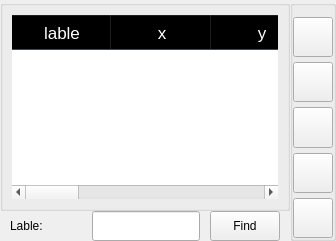
                  <widget class="QWidget" name="tab_4">
                   <property name="styleSheet">
                    <string notr="true"/>
                   </property>
                   <attribute name="title">
                    <string>1. Particle Search</string>
                   </attribute>
                   <layout class="QHBoxLayout" name="horizontalLayout_30">
                    <property name="spacing">
                     <number>0</number>
                    </property>
                    <property name="leftMargin">
                     <number>0</number>
                    </property>
                    <property name="topMargin">
                     <number>0</number>
                    </property>
                    <property name="rightMargin">
                     <number>0</number>
                    </property>
                    <property name="bottomMargin">
                     <number>0</number>
                    </property>
                    <item>
                     <layout class="QHBoxLayout" name="horizontalLayout_6" stretch="9,1">
                      <property name="spacing">
                       <number>0</number>
                      </property>
                      <item>
                       <layout class="QVBoxLayout" name="verticalLayout_5" stretch="7,1">
                        <item>
                         <widget class="QGroupBox" name="groupBox_8">
                          <property name="title">
                           <string/>
                          </property>
                          <layout class="QHBoxLayout" name="horizontalLayout_7">
                           <item>
                            <widget class="QTableWidget" name="tableWidget">
                             <property name="styleSheet">
                              <string notr="true">
QHeaderView                   
{
    background:  rgba(127, 143, 166,0.7); 
	min-height: 35px;    
    font-size:17px;	
	color: #fff;
}

QHeaderView::section{

}

/* 表格设置*/ 
QTableView{  /** QTableView设置 */
	color: #fff;
    border: none;
}

QTableWidget::item
{
    border-bottom:1px solid #aaa ;
}


QTableWidget::item
{
    color:white;
	background:transparent;
}
QTableWidget::item::selected
{
    color:white;
    background: rgba(255,255,255,0.2);
}</string>
                             </property>
                             <attribute name="horizontalHeaderMinimumSectionSize">
                              <number>30</number>
                             </attribute>
                             <column>
                              <property name="text">
                               <string>lable</string>
                              </property>
                             </column>
                             <column>
                              <property name="text">
                               <string>x</string>
                              </property>
                             </column>
                             <column>
                              <property name="text">
                               <string>y</string>
                              </property>
                             </column>
                             <column>
                              <property name="text">
                               <string>z</string>
                              </property>
                             </column>
                             <column>
                              <property name="text">
                               <string>a</string>
                              </property>
                             </column>
                             <column>
                              <property name="text">
                               <string>b</string>
                              </property>
                             </column>
                             <column>
                              <property name="text">
                               <string>start angle</string>
                              </property>
                             </column>
                             <column>
                              <property name="text">
                               <string>end angle</string>
                              </property>
                             </column>
                             <column>
                              <property name="text">
                               <string>step</string>
                              </property>
                             </column>
                            </widget>
                           </item>
                          </layout>
                         </widget>
                        </item>
                        <item>
                         <layout class="QHBoxLayout" name="horizontalLayout_29" stretch="0,3,1">
                          <property name="spacing">
                           <number>10</number>
                          </property>
                          <property name="leftMargin">
                           <number>10</number>
                          </property>
                          <property name="rightMargin">
                           <number>10</number>
                          </property>
                          <item>
                           <widget class="QLabel" name="label_10">
                            <property name="sizePolicy">
                             <sizepolicy hsizetype="Expanding" vsizetype="Expanding">
                              <horstretch>0</horstretch>
                              <verstretch>0</verstretch>
                             </sizepolicy>
                            </property>
                            <property name="minimumSize">
                             <size>
                              <width>72</width>
                              <height>0</height>
                             </size>
                            </property>
                            <property name="text">
                             <string>Lable:</string>
                            </property>
                           </widget>
                          </item>
                          <item>
                           <widget class="QLineEdit" name="lineEdit_exptime2_2">
                            <property name="sizePolicy">
                             <sizepolicy hsizetype="Expanding" vsizetype="Expanding">
                              <horstretch>0</horstretch>
                              <verstretch>0</verstretch>
                             </sizepolicy>
                            </property>
                            <property name="maximumSize">
                             <size>
                              <width>16777215</width>
                              <height>35</height>
                             </size>
                            </property>
                           </widget>
                          </item>
                          <item>
                           <widget class="QPushButton" name="pushButton_open_particle_2">
                            <property name="sizePolicy">
                             <sizepolicy hsizetype="Expanding" vsizetype="Expanding">
                              <horstretch>0</horstretch>
                              <verstretch>0</verstretch>
                             </sizepolicy>
                            </property>
                            <property name="maximumSize">
                             <size>
                              <width>70</width>
                              <height>30</height>
                             </size>
                            </property>
                            <property name="text">
                             <string>Find</string>
                            </property>
                           </widget>
                          </item>
                         </layout>
                        </item>
                       </layout>
                      </item>
                      <item>
                       <widget class="QGroupBox" name="groupBox_5">
                        <property name="styleSheet">
                         <string notr="true"/>
                        </property>
                        <property name="title">
                         <string/>
                        </property>
                        <layout class="QVBoxLayout" name="verticalLayout_24">
                         <property name="spacing">
                          <number>5</number>
                         </property>
                         <property name="leftMargin">
                          <number>0</number>
                         </property>
                         <property name="topMargin">
                          <number>11</number>
                         </property>
                         <property name="rightMargin">
                          <number>0</number>
                         </property>
                         <property name="bottomMargin">
                          <number>0</number>
                         </property>
                         <item>
                          <widget class="QPushButton" name="pushButton_Add">
                           <property name="sizePolicy">
                            <sizepolicy hsizetype="Expanding" vsizetype="Expanding">
                             <horstretch>0</horstretch>
                             <verstretch>0</verstretch>
                            </sizepolicy>
                           </property>
                           <property name="maximumSize">
                            <size>
                             <width>16777215</width>
                             <height>16777215</height>
                            </size>
                           </property>
                           <property name="styleSheet">
                            <string notr="true">font-weight: 100;
</string>
                           </property>
                           <property name="text">
                            <string/>
                           </property>
                           <property name="icon">
                            <iconset>
                             <normaloff>../../../ET-UI-2.0.2/ET-UI-2.0.2/svg/添加.svg</normaloff>../../../ET-UI-2.0.2/ET-UI-2.0.2/svg/添加.svg</iconset>
                           </property>
                           <property name="iconSize">
                            <size>
                             <width>22</width>
                             <height>22</height>
                            </size>
                           </property>
                          </widget>
                         </item>
                         <item>
                          <widget class="QPushButton" name="pushButton_update_stage">
                           <property name="sizePolicy">
                            <sizepolicy hsizetype="Expanding" vsizetype="Expanding">
                             <horstretch>0</horstretch>
                             <verstretch>0</verstretch>
                            </sizepolicy>
                           </property>
                           <property name="maximumSize">
                            <size>
                             <width>16777215</width>
                             <height>16777215</height>
                            </size>
                           </property>
                           <property name="styleSheet">
                            <string notr="true">font-weight: 100;

</string>
                           </property>
                           <property name="text">
                            <string/>
                           </property>
                           <property name="icon">
                            <iconset>
                             <normaloff>../../../ET-UI-2.0.2/ET-UI-2.0.2/svg/更新.svg</normaloff>../../../ET-UI-2.0.2/ET-UI-2.0.2/svg/更新.svg</iconset>
                           </property>
                           <property name="iconSize">
                            <size>
                             <width>22</width>
                             <height>22</height>
                            </size>
                           </property>
                          </widget>
                         </item>
                         <item>
                          <widget class="QPushButton" name="pushButton_Remove">
                           <property name="sizePolicy">
                            <sizepolicy hsizetype="Expanding" vsizetype="Expanding">
                             <horstretch>0</horstretch>
                             <verstretch>0</verstretch>
                            </sizepolicy>
                           </property>
                           <property name="maximumSize">
                            <size>
                             <width>16777215</width>
                             <height>16777215</height>
                            </size>
                           </property>
                           <property name="styleSheet">
                            <string notr="true">QPushButton{
	font-weight: 100;
}

QPushButton:hover{
	cursor: pointer;
}

</string>
                           </property>
                           <property name="text">
                            <string/>
                           </property>
                           <property name="icon">
                            <iconset>
                             <normaloff>../../../ET-UI-2.0.2/ET-UI-2.0.2/svg/删除.svg</normaloff>../../../ET-UI-2.0.2/ET-UI-2.0.2/svg/删除.svg</iconset>
                           </property>
                           <property name="iconSize">
                            <size>
                             <width>22</width>
                             <height>22</height>
                            </size>
                           </property>
                          </widget>
                         </item>
                         <item>
                          <widget class="QPushButton" name="pushButton_save_particle">
                           <property name="sizePolicy">
                            <sizepolicy hsizetype="Expanding" vsizetype="Expanding">
                             <horstretch>0</horstretch>
                             <verstretch>0</verstretch>
                            </sizepolicy>
                           </property>
                           <property name="maximumSize">
                            <size>
                             <width>16777215</width>
                             <height>16777215</height>
                            </size>
                           </property>
                           <property name="styleSheet">
                            <string notr="true">font-weight: 100;

</string>
                           </property>
                           <property name="text">
                            <string/>
                           </property>
                           <property name="icon">
                            <iconset>
                             <normaloff>../../../ET-UI-2.0.2/ET-UI-2.0.2/svg/保存.svg</normaloff>../../../ET-UI-2.0.2/ET-UI-2.0.2/svg/保存.svg</iconset>
                           </property>
                           <property name="iconSize">
                            <size>
                             <width>22</width>
                             <height>22</height>
                            </size>
                           </property>
                          </widget>
                         </item>
                         <item>
                          <widget class="QPushButton" name="pushButton_open_particle">
                           <property name="sizePolicy">
                            <sizepolicy hsizetype="Expanding" vsizetype="Expanding">
                             <horstretch>0</horstretch>
                             <verstretch>0</verstretch>
                            </sizepolicy>
                           </property>
                           <property name="maximumSize">
                            <size>
                             <width>16777215</width>
                             <height>16777215</height>
                            </size>
                           </property>
                           <property name="styleSheet">
                            <string notr="true">font-weight: 100;

</string>
                           </property>
                           <property name="text">
                            <string/>
                           </property>
                           <property name="icon">
                            <iconset>
                             <normaloff>../../../ET-UI-2.0.2/ET-UI-2.0.2/svg/打开.svg</normaloff>../../../ET-UI-2.0.2/ET-UI-2.0.2/svg/打开.svg</iconset>
                           </property>
                           <property name="iconSize">
                            <size>
                             <width>22</width>
                             <height>22</height>
                            </size>
                           </property>
                          </widget>
                         </item>
                        </layout>
                       </widget>
                      </item>
                     </layout>
                    </item>
                   </layout>
                  </widget>
